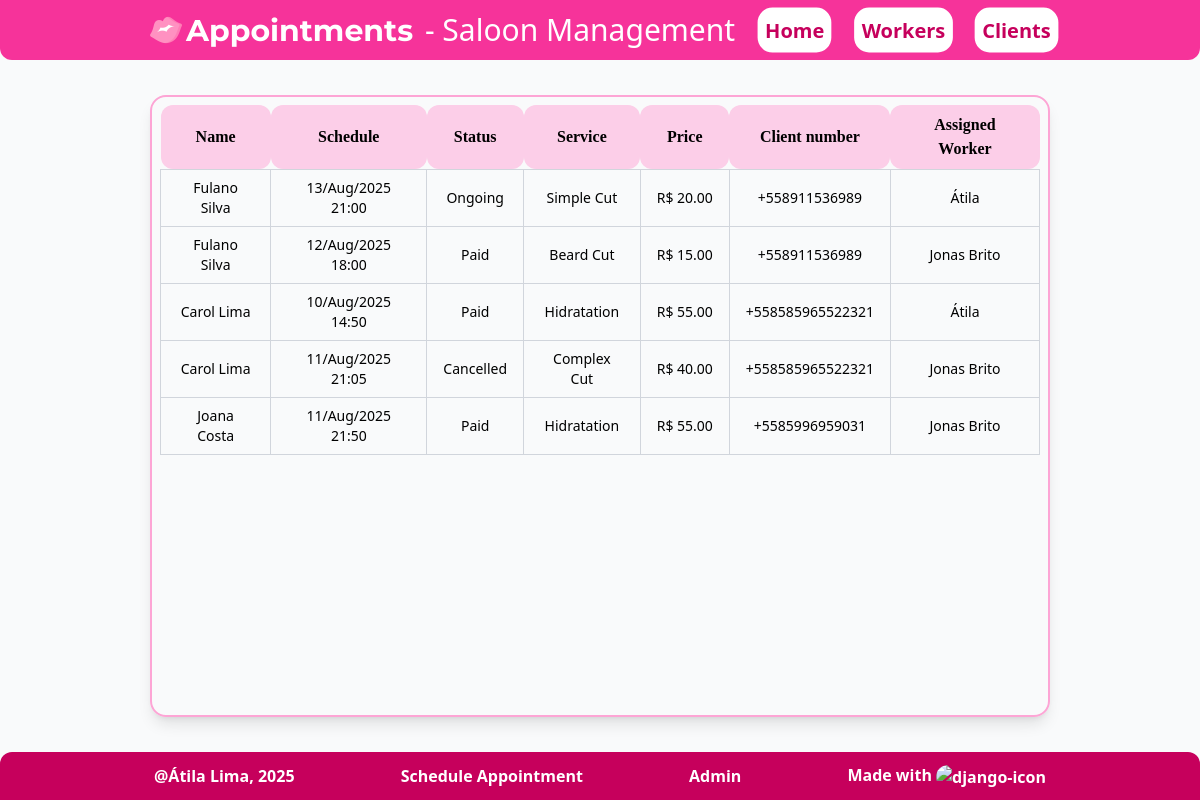
Before: /appointments with the older database file.
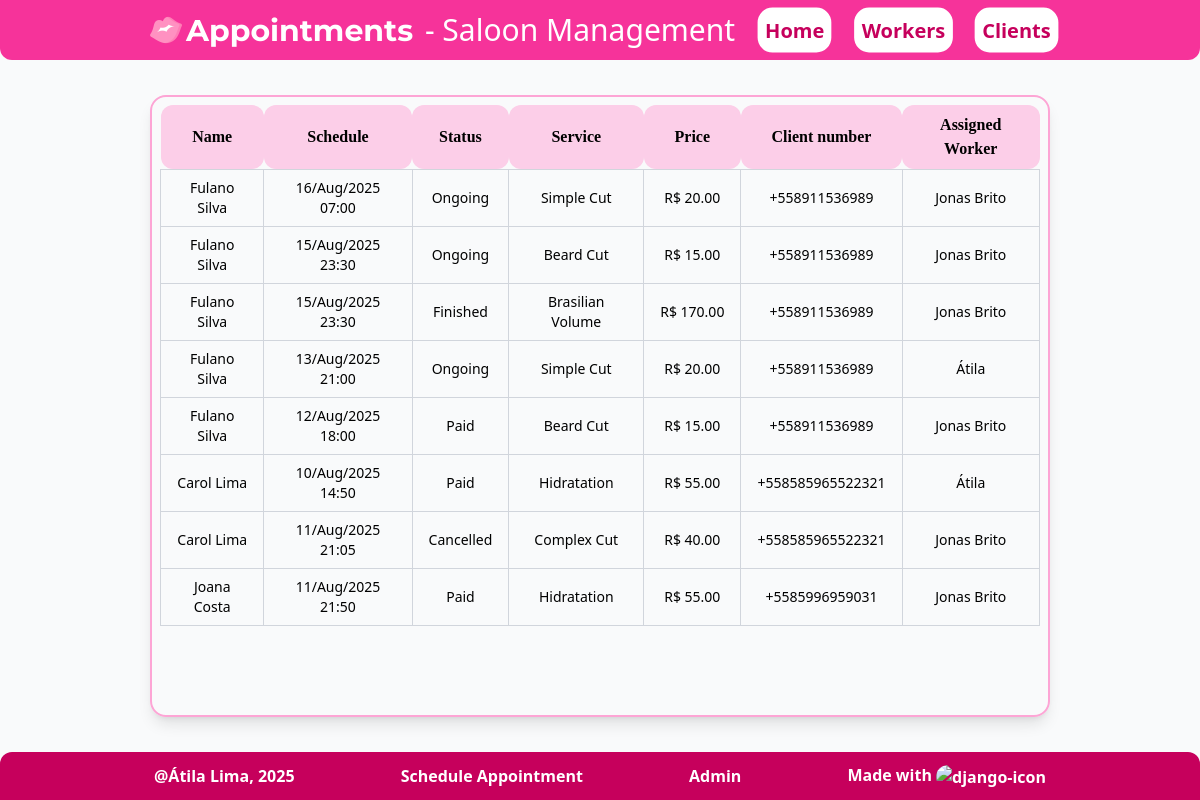
After: the same page with the newer database file.
### saloon/models.py (models this page shows, shortened)
class baseModel(models.Model):
    id = models.AutoField(primary_key=True)
    date_created = models.DateTimeField(auto_now_add=True, editable=False)
    class Meta:
        abstract = True

class Appointment(baseModel):
    class appointmentStatus(models.TextChoices):
        ONGOING = 'O', 'Ongoing'
        FINISHED = 'F', 'Finished'
        PAID = 'P', 'Paid'
        CANCELLED = 'C', 'Cancelled'
    status = models.CharField(choices=appointmentStatus.choices, default=appointmentStatus.ONGOING, null=False, blank=False)
    date_scheduled = models.DateTimeField(null=False, blank=False)
    client = models.ForeignKey(Client, null=True, on_delete=models.SET_NULL)
    worker = models.ForeignKey(Worker, null=True, on_delete=models.SET_NULL)
    service = models.ForeignKey(Service, null=True, on_delete=models.SET_NULL)

class Person(baseModel):
    name = models.CharField(max_length=255, null=False, blank=False)
    CPF = models.CharField(max_length=14, null=False, blank=False, unique=True)          # all digits
    class Meta:
        abstract = True

class Client(Person):
    phone_number = models.CharField(max_length=21, null=False, blank=False, unique=True)

class Service(baseModel):
    class serviceType(models.TextChoices):
        HAIR = 'H', 'Hair'
        LASH_STYLING = 'L', 'Lash Styling and Design'
    name = models.CharField(max_length=50, null=False, blank=False)
    price = models.DecimalField(decimal_places=2, max_digits=5, null=False, blank=False)
    type = models.CharField(choices=serviceType.choices, default=serviceType.HAIR, null=False, blank=False)

class Worker(Person):
    active = models.BooleanField(default=True, null=False, blank=False)
    image = models.ImageField(default="placeholder.jpg", null=True, blank=True, upload_to="worker-photos/", editable=True)

### saloon/views/renderers.py (the view)
# urls.py: path('appointments', renderers.DYNAMIC_RENDER, name='appointments'),
def DYNAMIC_RENDER(request):
    title: str = None
    for modelName in dataQuerys.MODEL_CHOICES:
        if modelName in request.path.lower():
            title: str = modelName
            break;
    if not title:
        raise Http404('The model for the view was not found.')
    return render(request, f'pages/{title}.html',
                    context={
                        'childRender': True,
                        'title': title.capitalize(),
                        str(title): dataQuerys.load_data_range(title, range=0)
                    }
            )

### saloon/views/querys/dataQuerys.py (called while the page is built)
def load_data_range(modelOption: str, range: int = 15, offset: int = 0) -> list[Model]:
    model: Model = MODEL_CHOICES.get(modelOption.lower(), None)
    if not model: raise KeyError(f"The modelOption '{modelOption}' inserted does not exist.")
    match(modelOption):
        case "workers":
            return model.objects.annotate(
                ongoing_schedules=Count('appointment', filter=Q(appointment__status='ONGOING')),
                finished_schedules=Count('appointment', filter=Q(appointment__status='FINISHED'))
            )
        case _:
            pass
    if range == 0:
        results = model.objects.order_by("-id").all()
    else:
        limit: int = range + offset
        results = model.objects.order_by("-id").all()[offset:limit]
    return results

### saloon/templates/pages/appointments.html (shortened to what this page needs)
{% extends "common/base.html" %}
{% block content %}
    {% include "components/appointments-view.html" %}
{% endblock content %}

### saloon/templates/common/base.html (shortened to what this page needs)
{% load static tailwind_tags %}
{% load static %}
<!DOCTYPE html>
<html lang="en">
    <head>
        {% tailwind_css %}
    </head>
    <body class="bg-gray-50 text-black font-serif leading-normal tracking-normal">
        <header>
            <div class="wrapper header-content">
                <a class="header-title" href="{% url "home" %}">
                    <img src="{% static "imgs/icons/kiss.png" %}" alt="saloon icon" width="32" height="auto">
                    <h1>
                        {{ title }}<span id="mgmt-title"> - Saloon Management</span>
                    </h1>
                </a>
                {% include "common/nav-bar.html" %}
            </div>
        </header>
        <section class="main-content">
            <div class="wrapper flex flex-col justify-evenly container">
                {% if baseRender or not childRender %}
                    <h1 class="place-self-center">Django + Tailwind = ❤️</h1>
                {% elif childRender %}
                    {% block content %}
                    {% endblock content %}
                {% endif %}
            </div>
        </section>
        <footer>
            {% include "common/footer-nav.html" %}
        </footer>
    </body>
</html>

### saloon/templates/common/nav-bar.html (shortened to what this page needs)
<nav id="nav-bar">
    {% if title != "Schedule an Appointment" %}
        {% if title != "Home" %}
            <button><a href="{% url "home" %}">
                Home
            </a></button>
        {% endif %}
        {% if title != "Workers" %}
        <button><a href="{% url "workers" %}">
            Workers
        </a></button>
        {% endif %}
        {% if title != "Clients" %}
            <button><a href="{% url "clients" %}">
                Clients
            </a></button>
        {% endif %}
    {% endif %}
</nav>

### saloon/templates/components/appointments-view.html (shortened to what this page needs)
<div class="appointments-view view">
    <table>
        <thead>
            <tr class="bg-pink-200">
                <th>Name</th>
                <th>Schedule</th>
                <th>Status</th>
                <th>Service</th>
                <th>Price</th>
                {% if title != 'Home' %}
                    <th>Client number</th>
                    <th>Assigned Worker</th>
                {% endif %}
            </tr>
        </thead>
        <tbody>
            {% for item in appointments %}
                <tr class="hover:bg-gray-50">
                    <td>{{ item.client.name }}</td>
                    <td>
                        {% if title == 'Home' %}
                            {{ item.date_scheduled|time:"H:i" }}
                        {% else %}
                            {{ item.date_scheduled|date:"d/M/Y H:i" }}
                        {% endif %}
                    </td>
                    <td>{{ item.get_status_display }}</td>
                    <td>{{ item.service.name }}</td>
                    <td class="whitespace-nowrap text-nowrap">R$ {{ item.service.price }}</td>
                    {% if title != 'Home' %}
                        <td>{{ item.client.phone_number|default:"Not registered" }}</td>
                        <td>{{ item.worker.name }}</td>
                    {% endif %}
                </tr>
            {% endfor %}
        </tbody>
    </table>
</div>

### saloon/templates/common/footer-nav.html
<div class="wrapper" id="footer-nav-bar">
    <button><a href="https://www.linkedin.com/in/atilalimadev/">
        @Átila Lima, 2025
    </a></button>
    <button><a href="{% url "schedule-appointment" %}">
        Schedule Appointment
    </a></button>
    <button><a href="{% url "admin" %}">
        Admin
    </a></button>
    <button><a href="https://www.djangoproject.com/">
        Made with
        <img height="auto" width="50" class="inline" src="https://static.djangoproject.com/img/logos/django-logo-negative.1d528e2cb5fb.png" alt="django-icon">
    </a></button>
</div>

### saloon/templates/common/head-full-view.html (style rules this page uses)
.view { height: 90%; }

Changed rows visible on the page:
added Appointment: client.name "Fulano Silva", date_scheduled "16/Aug/2025 07:00", status "Ongoing", service.name "Simple Cut", service.price "20.00", client.phone_number "+558911536989", worker.name "Jonas Brito"
added Appointment: client.name "Fulano Silva", date_scheduled "15/Aug/2025 23:30", status "Ongoing", service.name "Beard Cut", service.price "15.00", client.phone_number "+558911536989", worker.name "Jonas Brito"
added Appointment: client.name "Fulano Silva", date_scheduled "15/Aug/2025 23:30", status "Finished", service.name "Brasilian Volume", service.price "170.00", client.phone_number "+558911536989", worker.name "Jonas Brito"
